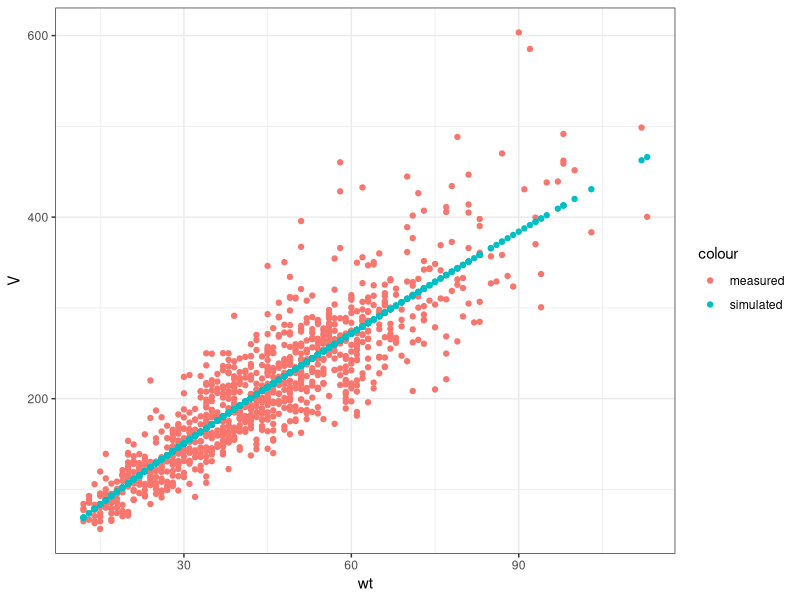
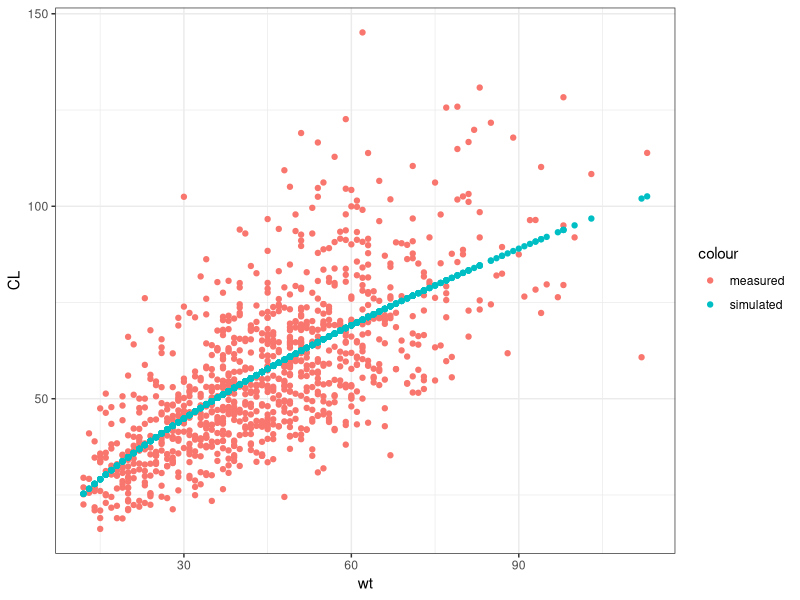
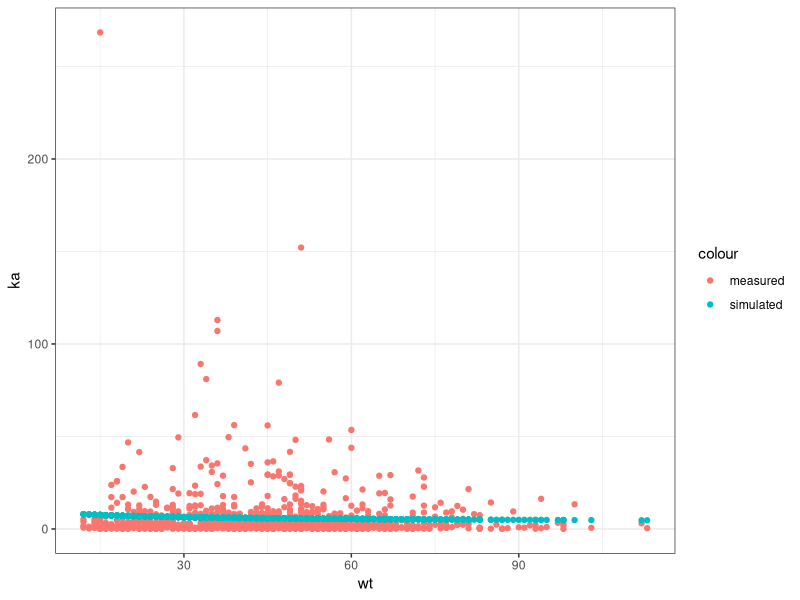
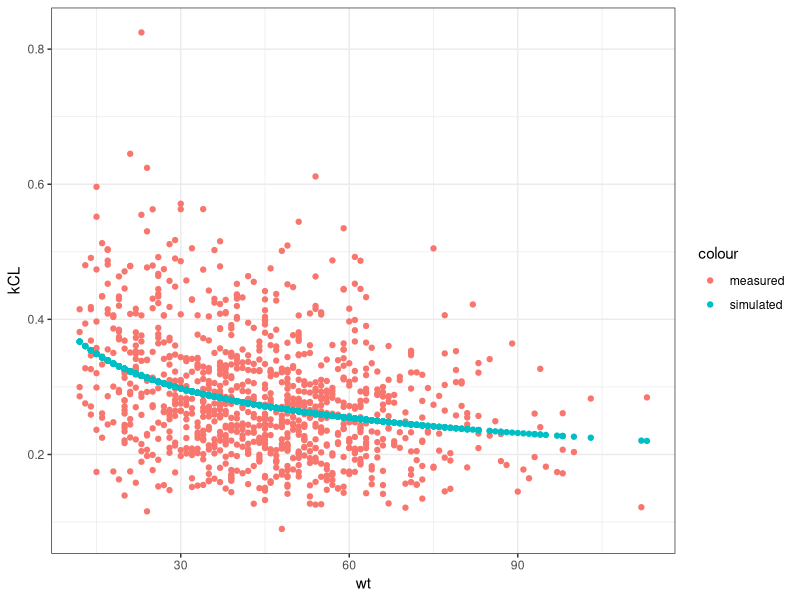
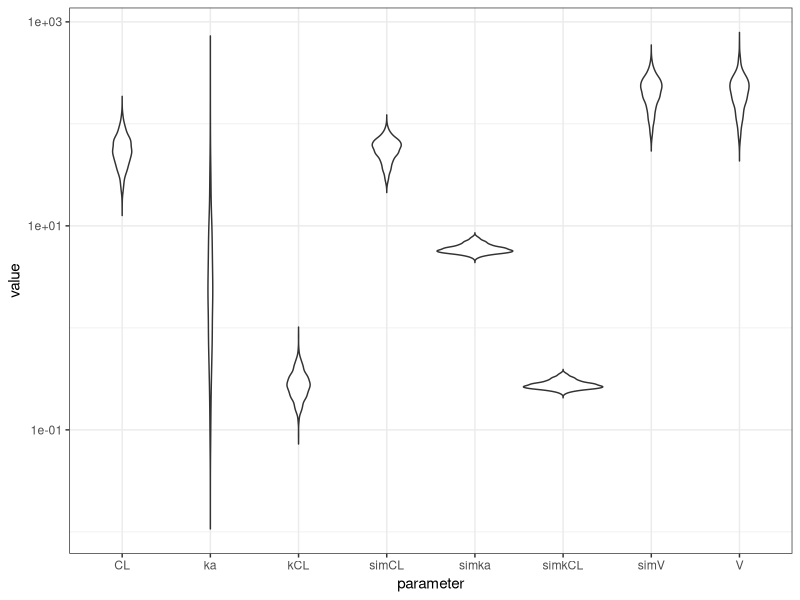
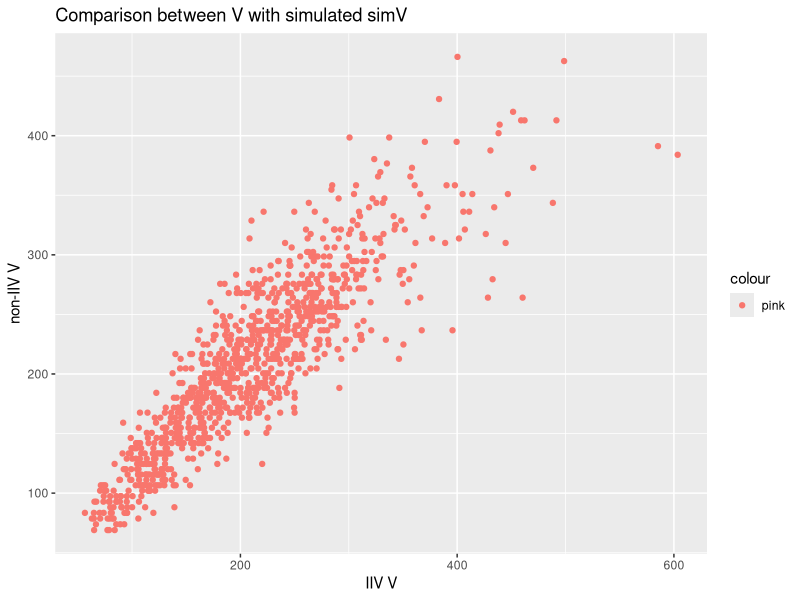
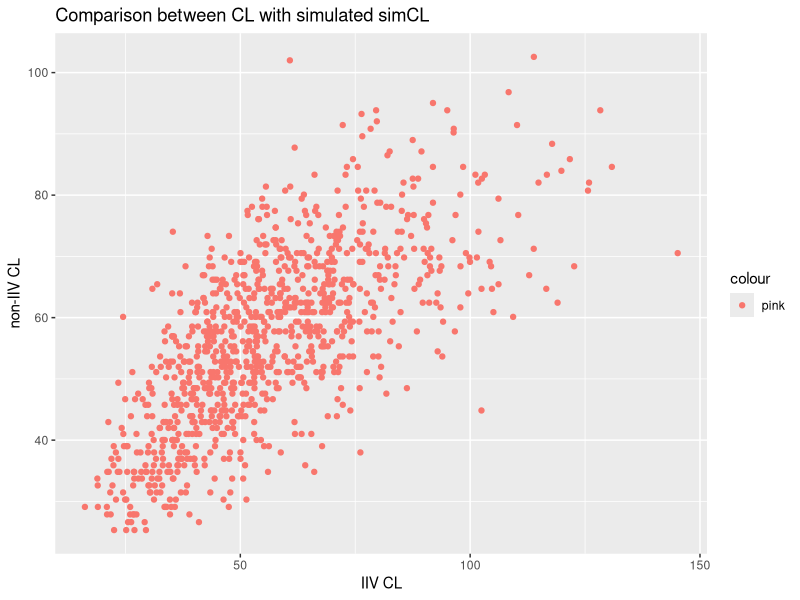
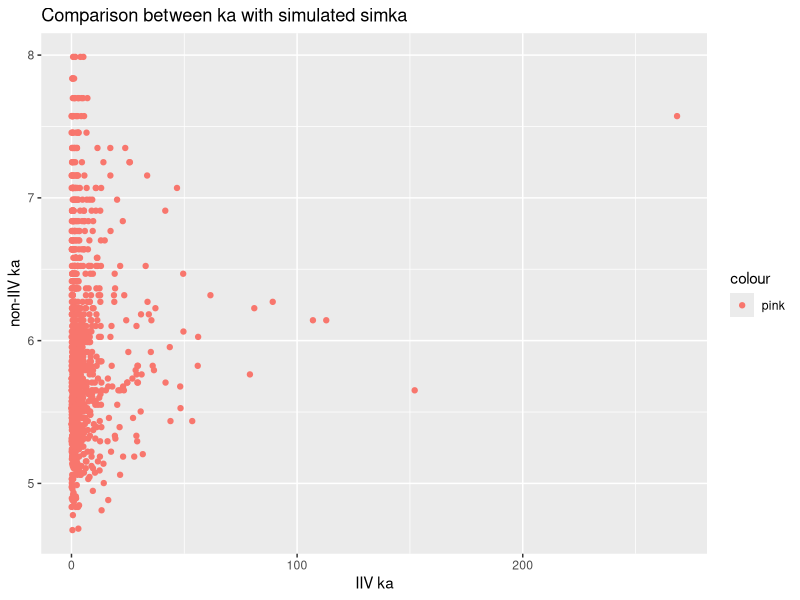

Write R code to recreate these figures, in order.
#### DEPENDENCIES
setwd(Sys.getenv("PWD"))
library(ggplot2)
if (requireNamespace("tidyr")) {
    pivot_longer <- tidyr::pivot_longer
} else {
    stop("tidyr not installed")
}

#### PREPARE DATA
TapData = read.csv(
    'TapData_mat.txt',
    header=FALSE,
    col.names=c('wt', 'V', 'CL', 'ka')
)
TapData$kCL = TapData$CL / TapData$V

param_allo = read.csv(
    'allometry_parameters.txt',
    header=FALSE,
    col.names=c('COEFF', 'EXP')
)
sim_param = matrix(0, length(TapData$wt), 3)
for (i in 1:3) {
    sim_param[ , i] = param_allo[i, ]$COEFF * (TapData$wt / 45)^param_allo[i, ]$EXP
}

TapData$simV  = sim_param[, 1]
TapData$simCL = sim_param[, 2]
TapData$simka = sim_param[, 3]
TapData$simkCL = TapData$simCL / TapData$simV

headers = c('wt', 'V', 'CL', 'ka', 'kCL', 'simV', 'simCL', 'simka', 'simkCL')

#### PLOTS
for (i in 2:5) {
    p = ggplot() + 
        geom_point(data=TapData, aes(x=wt, y=!!sym(headers[i]), color='measured')) +
        geom_point(data=TapData, aes(x=wt, y=!!sym(headers[i + 4]), color='simulated')) +
        labs(y=headers[i]) +
        theme_bw()
    ggsave(paste0("q2a_", headers[i], ".png"), bg='white')
    print(p)
}

longTapData = pivot_longer(TapData, cols=-wt, names_to="parameter", values_to="value")
longTapData$parameter = as.factor(longTapData$parameter)
p = ggplot(data=longTapData) + 
    geom_violin(aes(x=parameter, y=value),trim=FALSE) +
    scale_y_log10() +
    theme_bw()
ggsave("q2b_violin.png", bg='white')
print(p)

for (i in 2:5) {
    p = ggplot() + 
        geom_point(
            data=TapData, 
            aes(x=!!sym(headers[i]), y=!!sym(headers[i+4]), 
                color='pink')) +
        labs(
            title=paste(
                "Comparison between", headers[i], 
                "with simulated", headers[i+4]), 
            x=paste("IIV", headers[i]),
            y=paste("non-IIV", headers[i])
        )
        ggsave(paste0("q2c_", headers[i], ".png"), bg='white')
    print(p)
}